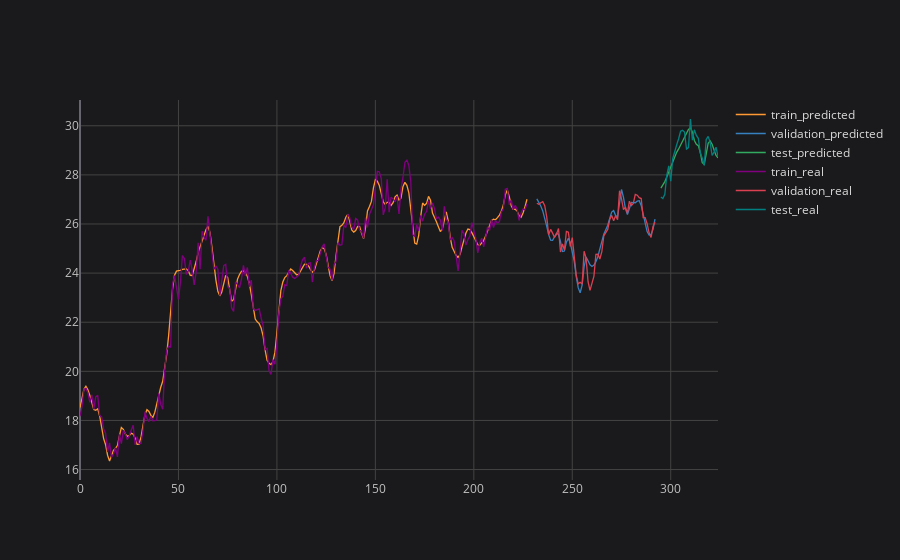

The cell this chart's notebook holds for it:
### Code cell
# plotting final result
plot_ticker = 'PETR4'
plot_feature = 'Adj Close'

pd.DataFrame.from_dict(final_prediction_results[plot_ticker][plot_feature]).iplot(title=f'{plot_ticker} {plot_feature} {plot_imf}', layout=space)

### Figure 1 — Plotly figure (JSON) as saved in the notebook; plotly's stock layout.template omitted (floating-point values rounded to 4 significant figures; data arrays with more than 128 entries replaced by an {"elided": "..."} marker saying what was removed)
{"data": [{"line": {"color": "rgba(255, 153, 51, 1.0)", "dash": "solid", "shape": "linear", "width": 1.3}, "mode": "lines", "name": "train_predicted", "text": "", "type": "scatter", "x": {"elided": "325 int values"}, "y": {"elided": "325 mixed values"}}, {"line": {"color": "rgba(55, 128, 191, 1.0)", "dash": "solid", "shape": "linear", "width": 1.3}, "mode": "lines", "name": "validation_predicted", "text": "", "type": "scatter", "x": {"elided": "325 int values"}, "y": {"elided": "325 mixed values"}}, {"line": {"color": "rgba(50, 171, 96, 1.0)", "dash": "solid", "shape": "linear", "width": 1.3}, "mode": "lines", "name": "test_predicted", "text": "", "type": "scatter", "x": {"elided": "325 int values"}, "y": {"elided": "325 mixed values"}}, {"line": {"color": "rgba(128, 0, 128, 1.0)", "dash": "solid", "shape": "linear", "width": 1.3}, "mode": "lines", "name": "train_real", "text": "", "type": "scatter", "x": {"elided": "325 int values"}, "y": {"elided": "325 mixed values"}}, {"line": {"color": "rgba(219, 64, 82, 1.0)", "dash": "solid", "shape": "linear", "width": 1.3}, "mode": "lines", "name": "validation_real", "text": "", "type": "scatter", "x": {"elided": "325 int values"}, "y": {"elided": "325 mixed values"}}, {"line": {"color": "rgba(0, 128, 128, 1.0)", "dash": "solid", "shape": "linear", "width": 1.3}, "mode": "lines", "name": "test_real", "text": "", "type": "scatter", "x": {"elided": "325 int values"}, "y": {"elided": "325 mixed values"}}], "layout": {"legend": {"bgcolor": "#1A1A1C", "font": {"color": "#D9D9D9", "size": 12}}, "paper_bgcolor": "#1A1A1C", "plot_bgcolor": "#1A1A1C", "title": {"font": {"color": "#D9D9D9"}, "x": 0.5}, "xaxis": {"gridcolor": "#434343", "showgrid": true, "tickfont": {"color": "#C2C2C2", "size": 12}, "title": {"font": {"color": "#D9D9D9"}}, "zerolinecolor": "#666570"}, "yaxis": {"gridcolor": "#434343", "showgrid": true, "tickfont": {"color": "#C2C2C2", "size": 12}, "title": {"font": {"color": "#D9D9D9"}}, "zerolinecolor": "#666570"}}}
